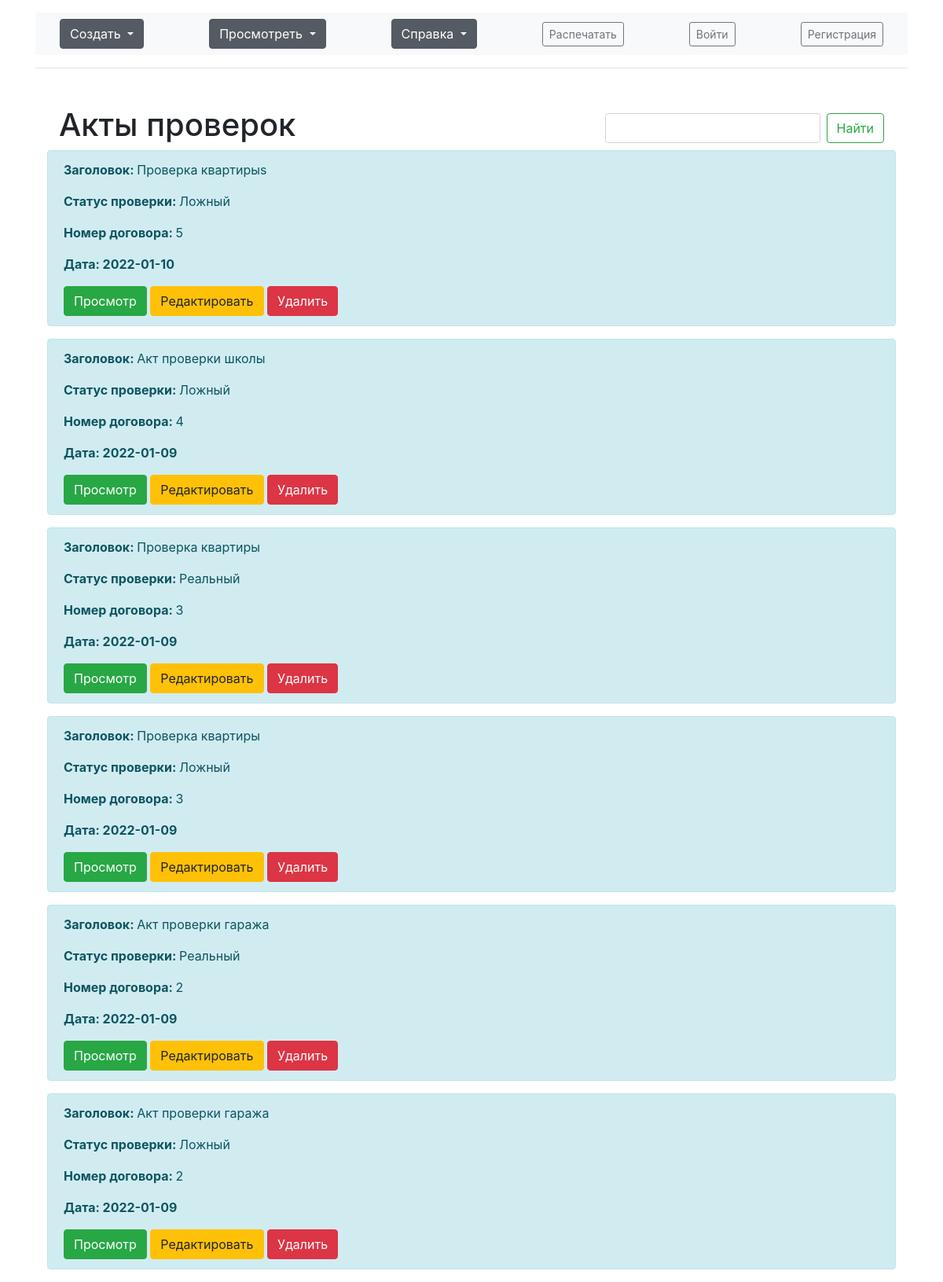
The app's page /acts with its own data.
### app.py (models this page shows, shortened)
class Act(db.Model):  # создаем класс Акты проверок
    act_id = db.Column(db.Integer, primary_key=True)  # создаем поля
    title = db.Column(db.String(100), nullable=False)
    contract_number = db.Column(db.String(100), nullable=False)
    object_adress = db.Column(db.String(100), nullable=False)
    status = db.Column(db.String(300), nullable=False)
    text = db.Column(db.Text, nullable=False)
    date = db.Column(db.DateTime, default=datetime.utcnow)

### app.py (the view)
@app.route('/acts')
def acts():
    q = request.args.get('q')
    if q:
        acts = Act.query.filter(Act.title.contains(q) | Act.text.contains(
            q) | Act.act_id.contains(q) | Contract.contract_id.contains(q) | Act.status.contains(q) | Act.object_adress.contains(q)).all()
    else:
        acts = Act.query.order_by(Act.date.desc()).all()
    return render_template("acts.html", acts=acts)

### templates/acts.html (shortened to what this page needs)
{% extends 'base.html' %}
{% block body %}
<div class="container mt-5">
    <div class="container d-flex justify-content-between ">
        <H1>Акты проверок  </H1>
        <form class="form-inline my-2 my-lg-0">
            <input class="form-control mr-sm-2" type="search" placeholder="Поиск" aria-label="Search" name="q" value="{{ request.args.get('q', '') }} ">
            <button class="btn btn-outline-success my-2 my-sm-0" type="submit">Найти</button>
        </form>
    </div>
    {% if acts|length > 0 %}
        {% for el in acts %}
        <div class="alert alert-info">
            <p><b>Заголовок: </b>{{ el.title }}</p>
            <p><b>Статус проверки: </b>{{ el.status }}</p>
            <p><b>Номер договора: </b>{{ el.contract_number }}</p>
            <p> <b>Дата: {{ el.date.date() }} </b> </p>
            <a href="/acts/{{ el.act_id }}" class="btn btn-success"> Просмотр</a>
            <a href="/acts/{{ el.act_id }}/update" class="btn btn-warning"> Редактировать </a>
            <a href="/acts/{{ el.act_id }}/del" class="btn btn-danger"> Удалить </a>
        </div>
        {% endfor %}
    {% else: %}
    <p>В вашей базе данных нет актов проверок</p>
    {% endif %}
</div>
{% endblock %}

### templates/base.html (shortened to what this page needs)
<!DOCTYPE html>
<html lang="ru">
<head>
    <link rel="stylesheet" href="{{ url_for('static', filename='css/main.css') }}">
  <link rel="stylesheet" href="https://cdnjs.cloudflare.com/ajax/libs/twitter-bootstrap/4.6.1/css/bootstrap.min.css">
  </head>
<body>
    <div class="container">
      <header class="blog-header py-3">
        <nav class="navbar navbar-expand-lg navbar-light bg-light ">
          <div class="container-fluid">
              <div class="dropdown show">
                <a class="btn btn-secondary dropdown-toggle" href="#" role="button" id="dropdownMenuLink" data-toggle="dropdown" aria-haspopup="true" aria-expanded="false">
                  Создать
                </a>
              </div>
              <div class="dropdown show ">
                <a class="btn btn-secondary dropdown-toggle" href="#" role="button" id="dropdownMenuLink" data-toggle="dropdown" aria-haspopup="true" aria-expanded="false">
                  Просмотреть
                </a>
              </div>
              <div class="dropdown show">
                <a class="btn btn-secondary dropdown-toggle" href="#" role="button" id="dropdownMenuLink" data-toggle="dropdown" aria-haspopup="true" aria-expanded="false">
                  Справка
                </a>
              </div>
            <a class="btn btn-sm btn-outline-secondary " href="#" onClick="window.print()"> Распечатать </a>
            <a class="btn btn-sm btn-outline-secondary " href="/signin">Войти</a>
            <a class="btn btn-sm btn-outline-secondary " href="/signin">Регистрация</a>
          </div>
        </nav>
      </header>
    {% block body %}
    {% endblock %}
    </div>
</body>
</html>

### static/css/main.css (style rules this page uses)
.blog-header { line-height: 1; border-bottom: 1px solid #e5e5e5; }
body { margin: 0; font-family: var(--bs-body-font-family); font-size: var(--bs-body-font-size); font-weight: var(--bs-body-font-weight); line-height: var(--bs-body-line-height); color: var(--bs-body-color); text-align: var(--bs-body-text-align); background-color: var(--bs-body-bg); -webkit-text-size-adjust: 100%; -webkit-tap-highlight-color: transparent; }

### records on screen
Act: title "Проверка квартирыs", status "Ложный", contract_number "5", date "2022-01-10"
Act: title "Акт проверки школы", status "Ложный", contract_number "4", date "2022-01-09"
Act: title "Проверка квартиры", status "Реальный", contract_number "3", date "2022-01-09"
Act: title "Проверка квартиры", status "Ложный", contract_number "3", date "2022-01-09"
Act: title "Акт проверки гаража", status "Реальный", contract_number "2", date "2022-01-09"
Act: title "Акт проверки гаража", status "Ложный", contract_number "2", date "2022-01-09"
